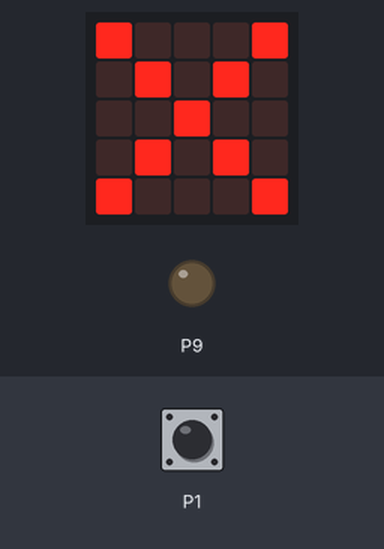
This program was run on a simulated BBC micro:bit (MakeCode). On the bench: the board's 5×5 LED display, output pins drawn as LEDs (lit = HIGH). The inputs (shaded band) are chosen by the test bench; at power-on: P1 LOW.

Above: at 1.2 s.
1.3 s: P1 pulled HIGH for 0.75 s
At 2.3 s:
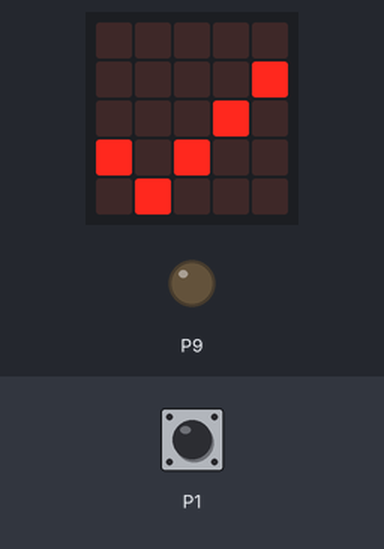
At 2.9 s:
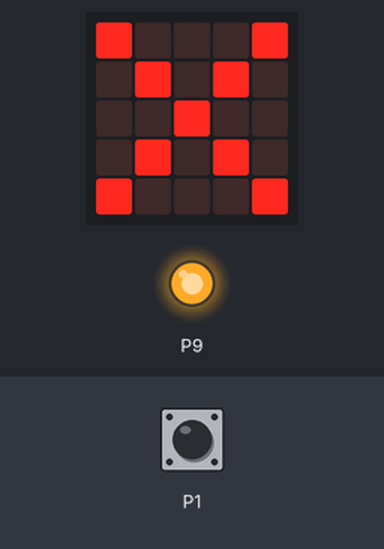
4.5 s: P1 pulled HIGH for 3.2 s
At 6.5 s:
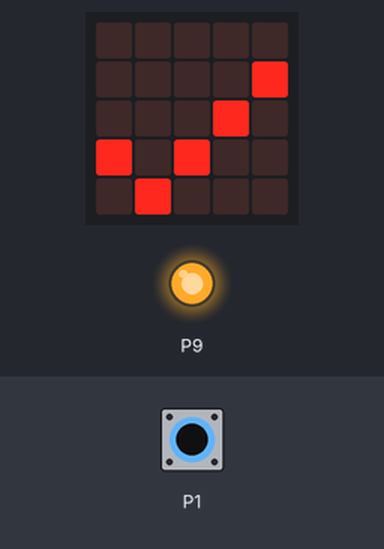
Timing chart, 0 to 10.2 s (numbered marks = the images above; inputs shaded):
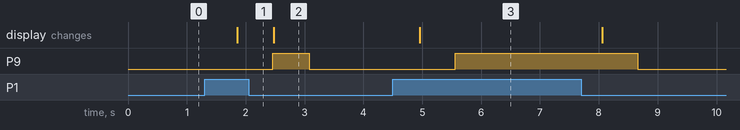

The program:

main.ts
```typescript
basic.forever(function () {
    if (Environment.PIR(DigitalPin.P1)) {
        basic.showIcon(IconNames.Yes)
        pins.digitalWritePin(DigitalPin.P9, 1)
    } else {
        basic.showIcon(IconNames.No)
        pins.digitalWritePin(DigitalPin.P9, 0)
    }
})
```

test.ts
```typescript
// aquí va el archivo "tests"; esto no se compilará cuando este paquete se utilice como una extensión.
```

Measured:
- after the input at 1.3 s, P9: LOW → HIGH after 1.2 s, → LOW 0.62 s later; the display: changes after 0.56 s (image 1)
- after the input at 4.5 s, P9: LOW → HIGH after 1.1 s, → LOW 3.1 s later; the display: changes after 0.46 s (image 3)
